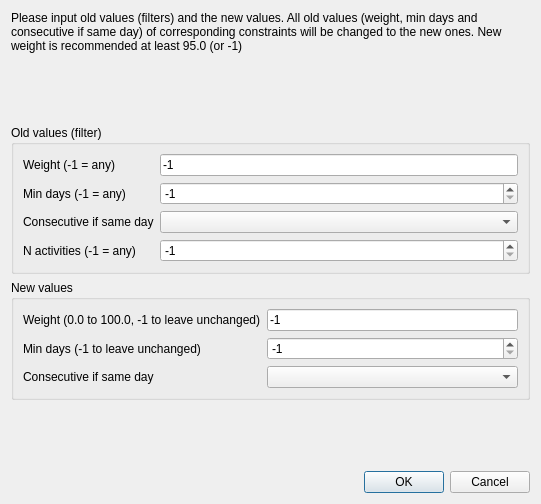
<?xml version="1.0" encoding="UTF-8"?>
<ui version="4.0">
 <class>ChangeMinDaysSelectivelyForm_template</class>
 <widget class="QDialog" name="ChangeMinDaysSelectivelyForm_template">
  <property name="geometry">
   <rect>
    <x>0</x>
    <y>0</y>
    <width>541</width>
    <height>504</height>
   </rect>
  </property>
  <property name="windowTitle">
   <string>Change more constraints min days between activities</string>
  </property>
  <layout class="QGridLayout">
   <item row="0" column="0">
    <widget class="QLabel" name="label_5">
     <property name="sizePolicy">
      <sizepolicy hsizetype="Minimum" vsizetype="Minimum">
       <horstretch>0</horstretch>
       <verstretch>0</verstretch>
      </sizepolicy>
     </property>
     <property name="text">
      <string>Please input old values (filters) and the new values. All old values (weight, min days and consecutive if same day) of corresponding constraints will be changed to the new ones. New weight is recommended at least 95.0 (or -1)</string>
     </property>
     <property name="wordWrap">
      <bool>true</bool>
     </property>
    </widget>
   </item>
   <item row="1" column="0">
    <spacer>
     <property name="orientation">
      <enum>Qt::Vertical</enum>
     </property>
     <property name="sizeHint" stdset="0">
      <size>
       <width>483</width>
       <height>21</height>
      </size>
     </property>
    </spacer>
   </item>
   <item row="2" column="0">
    <widget class="QGroupBox" name="groupBox">
     <property name="title">
      <string>Old values (filter)</string>
     </property>
     <layout class="QGridLayout">
      <item row="0" column="0">
       <widget class="QLabel" name="label">
        <property name="text">
         <string>Weight (-1 = any)</string>
        </property>
       </widget>
      </item>
      <item row="0" column="1">
       <widget class="QLineEdit" name="oldWeightLineEdit">
        <property name="text">
         <string>-1</string>
        </property>
       </widget>
      </item>
      <item row="1" column="0">
       <widget class="QLabel" name="label_2">
        <property name="text">
         <string>Min days (-1 = any)</string>
        </property>
       </widget>
      </item>
      <item row="1" column="1">
       <widget class="QSpinBox" name="oldDaysSpinBox">
        <property name="minimum">
         <number>-1</number>
        </property>
        <property name="value">
         <number>-1</number>
        </property>
       </widget>
      </item>
      <item row="2" column="0">
       <widget class="QLabel" name="label_3">
        <property name="text">
         <string>Consecutive if same day</string>
        </property>
       </widget>
      </item>
      <item row="2" column="1">
       <widget class="QComboBox" name="oldConsecutiveComboBox"/>
      </item>
      <item row="3" column="0">
       <widget class="QLabel" name="label_6">
        <property name="text">
         <string>N activities (-1 = any)</string>
        </property>
       </widget>
      </item>
      <item row="3" column="1">
       <widget class="QSpinBox" name="oldNActsSpinBox">
        <property name="minimum">
         <number>-1</number>
        </property>
        <property name="value">
         <number>-1</number>
        </property>
       </widget>
      </item>
     </layout>
    </widget>
   </item>
   <item row="3" column="0">
    <widget class="QGroupBox" name="groupBox_2">
     <property name="title">
      <string>New values</string>
     </property>
     <layout class="QGridLayout">
      <item row="0" column="0">
       <widget class="QLabel" name="label_4">
        <property name="text">
         <string>Weight (0.0 to 100.0, -1 to leave unchanged)</string>
        </property>
       </widget>
      </item>
      <item row="0" column="1">
       <widget class="QLineEdit" name="newWeightLineEdit">
        <property name="text">
         <string>-1</string>
        </property>
       </widget>
      </item>
      <item row="1" column="0">
       <widget class="QLabel" name="label_7">
        <property name="text">
         <string>Min days (-1 to leave unchanged)</string>
        </property>
       </widget>
      </item>
      <item row="1" column="1">
       <widget class="QSpinBox" name="newDaysSpinBox">
        <property name="minimum">
         <number>-1</number>
        </property>
        <property name="value">
         <number>-1</number>
        </property>
       </widget>
      </item>
      <item row="2" column="0">
       <widget class="QLabel" name="label_8">
        <property name="text">
         <string>Consecutive if same day</string>
        </property>
       </widget>
      </item>
      <item row="2" column="1">
       <widget class="QComboBox" name="newConsecutiveComboBox"/>
      </item>
     </layout>
    </widget>
   </item>
   <item row="4" column="0">
    <spacer>
     <property name="orientation">
      <enum>Qt::Vertical</enum>
     </property>
     <property name="sizeHint" stdset="0">
      <size>
       <width>483</width>
       <height>20</height>
      </size>
     </property>
    </spacer>
   </item>
   <item row="5" column="0">
    <layout class="QHBoxLayout">
     <item>
      <spacer>
       <property name="orientation">
        <enum>Qt::Horizontal</enum>
       </property>
       <property name="sizeHint" stdset="0">
        <size>
         <width>40</width>
         <height>20</height>
        </size>
       </property>
      </spacer>
     </item>
     <item>
      <widget class="QPushButton" name="okPushButton">
       <property name="text">
        <string>OK</string>
       </property>
       <property name="default">
        <bool>true</bool>
       </property>
      </widget>
     </item>
     <item>
      <widget class="QPushButton" name="cancelPushButton">
       <property name="text">
        <string>Cancel</string>
       </property>
      </widget>
     </item>
    </layout>
   </item>
  </layout>
 </widget>
 <resources/>
 <connections/>
</ui>
